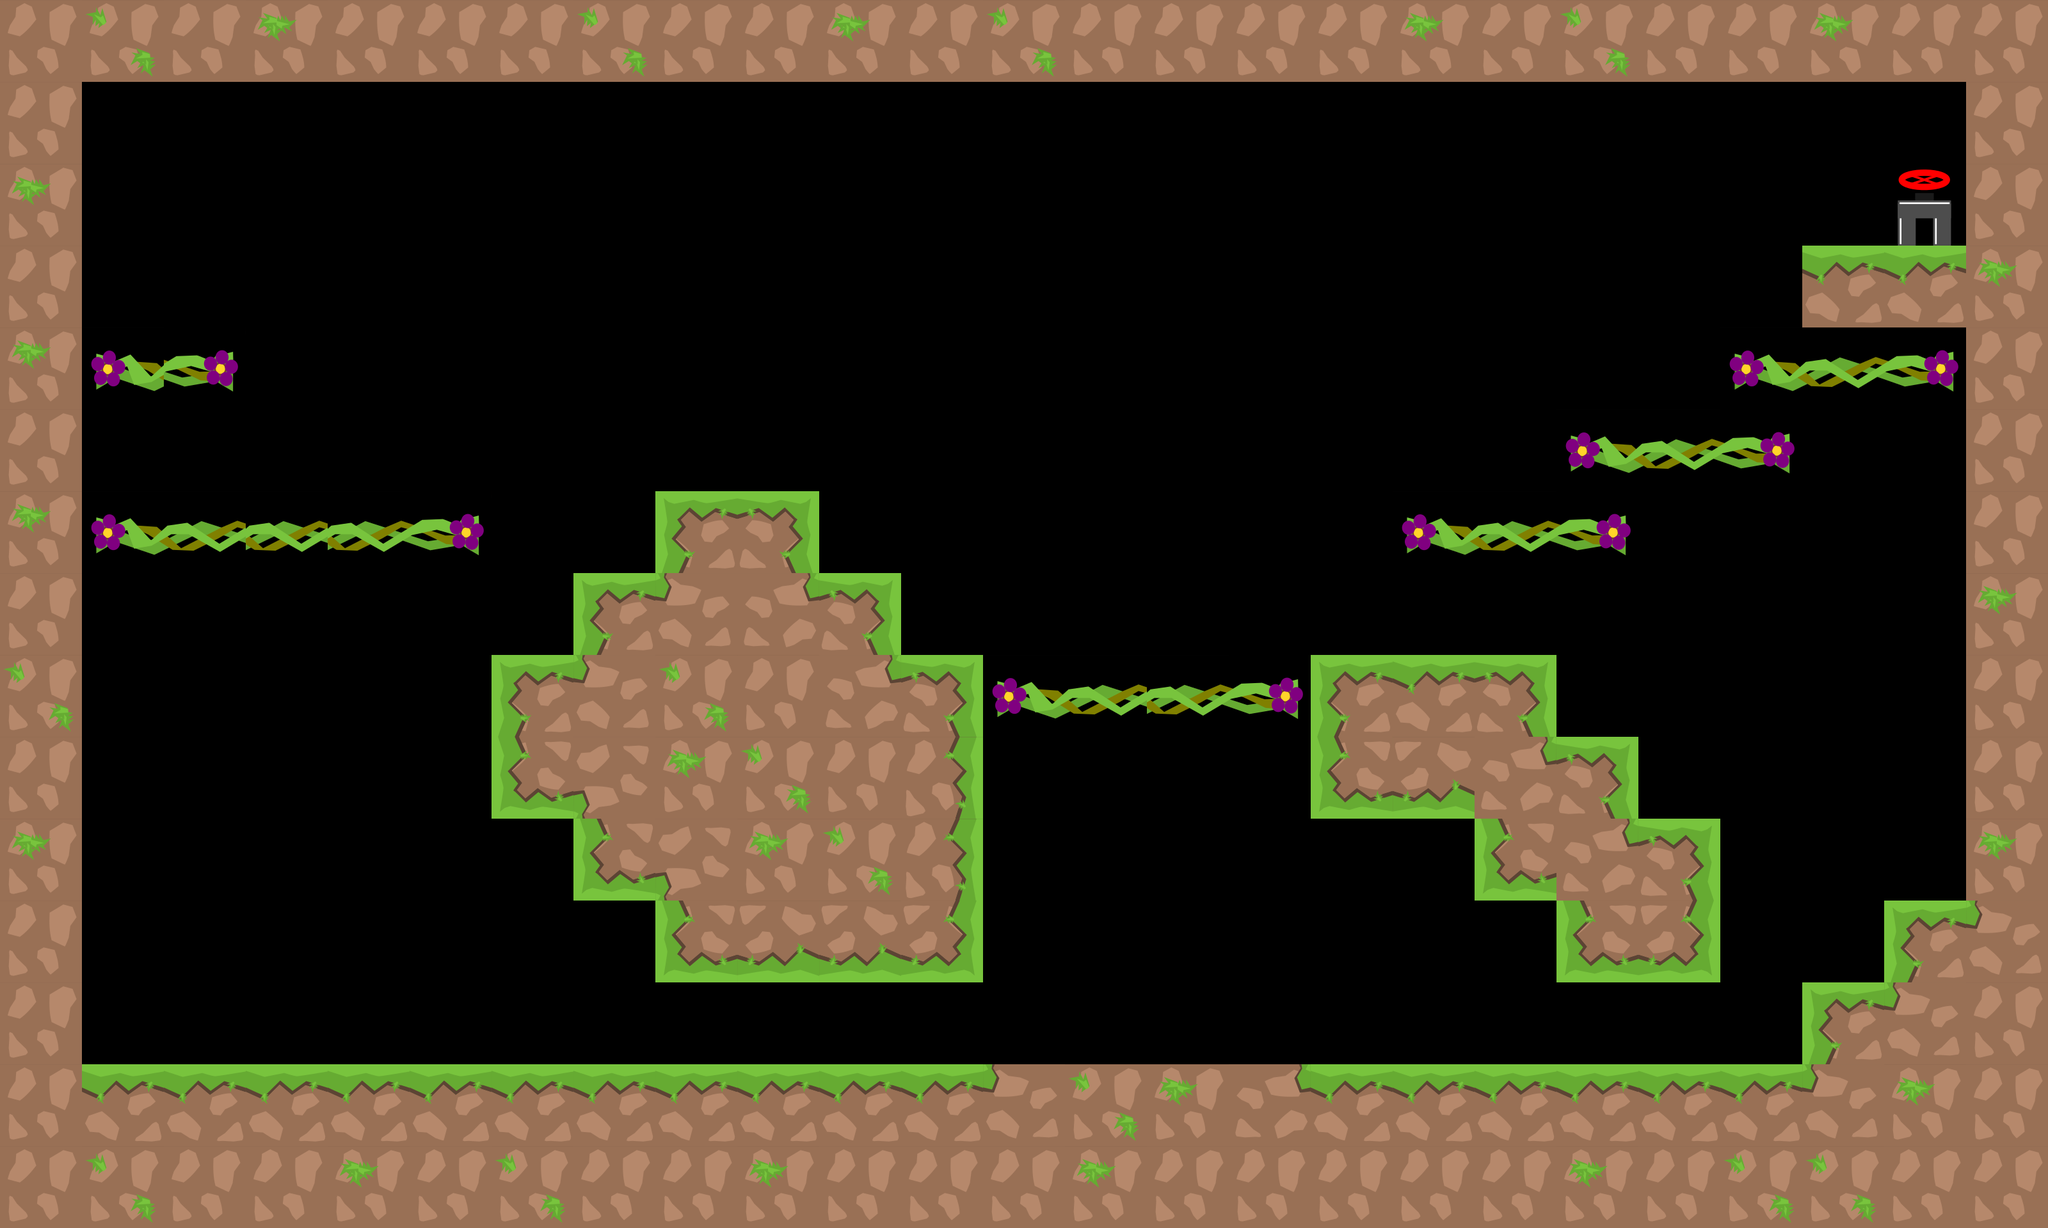

Rendered tile map (Tiled .tmx) drawn with the repository's tilesets; below, a short description and the map source with its tile grids summarised:
An orthogonal 25x15 tile map with 128x128 px tiles, 2 tile layers (graphics, oil), 3 tilesets and 35 objects.

<map version="1.0" tiledversion="1.1.1" orientation="orthogonal" renderorder="right-down" width="25" height="15" tilewidth="128" tileheight="128" infinite="0" nextobjectid="217">
 <tileset firstgid="1" source="tiles_128x128.tsx" />
 <tileset firstgid="37" source="tiles_oil_128x128.tsx" />
 <tileset firstgid="77" source="tiles_128x128_green.tsx" />
 <layer name="graphics" width="25" height="15">
  <data>[375 cells, 164 non-empty, 19 distinct tile ids]</data>
 </layer>
 <layer name="oil" width="25" height="15">
  <data>[375 cells, 0 non-empty, 0 distinct tile ids]</data>
 </layer>
 <objectgroup name="blocks">
  <object id="2" x="3072" y="4" width="112" height="1696" />
  <object id="3" x="64" y="52" width="64" height="1684" />
  <object id="4" x="8" y="4" width="3172" height="120" />
  <object id="127" x="8" y="1664" width="3196" height="248.002" />
  <object id="183" x="2944" y="1408" width="128" height="256" />
  <object id="189" x="2816" y="384" width="256" height="128" />
  <object id="201" x="1024" y="1024" width="512" height="512" />
  <object id="202" x="896" y="896" width="512" height="128" />
  <object id="203" x="1024" y="768" width="256" height="128" />
  <object id="204" x="2048" y="1024" width="384" height="256" />
  <object id="205" x="2432" y="1152" width="128" height="384" />
  <object id="206" x="2560" y="1280" width="128" height="256" />
  <object id="210" x="2816" y="1536" width="128" height="128" />
  <object id="214" x="768" y="1024" width="256" height="256" />
  <object id="215" x="896" y="1280" width="128" height="128" />
  <object id="216" x="2304" y="1280" width="128" height="128" />
 </objectgroup>
 <objectgroup name="switch" />
 <objectgroup name="levelEndBlock" />
 <objectgroup name="slope" />
 <objectgroup name="passBlock">
  <object id="105" x="165.622" y="817.254" width="571.697" height="46" />
  <object id="165" x="144.289" y="561.254" width="215.697" height="46" />
  <object id="197" x="1558.17" y="1070.16" width="461.03" height="46" />
  <object id="198" x="2205.17" y="816.163" width="317.03" height="46" />
  <object id="199" x="2466.17" y="685.163" width="317.03" height="46" />
  <object id="200" x="2716.83" y="558.496" width="317.03" height="46" />
 </objectgroup>
 <objectgroup name="flowers">
  <object id="74" x="1117.58" y="636.49" width="69.697" height="69.697">
   <ellipse />
  </object>
  <object id="76" x="215.515" y="432.247" width="69.697" height="69.697">
   <ellipse />
  </object>
  <object id="80" x="2691.77" y="395.156" width="69.697" height="69.697">
   <ellipse />
  </object>
  <object id="83" x="652.489" y="674.671" width="69.697" height="69.697">
   <ellipse />
  </object>
  <object id="112" x="2529.71" y="568.853" width="69.697" height="69.697">
   <ellipse />
  </object>
  <object id="114" x="2561.71" y="1002.79" width="69.697" height="69.697">
   <ellipse />
  </object>
  <object id="141" x="1890.12" y="873.582" width="69.697" height="69.697">
   <ellipse />
  </object>
  <object id="143" x="464.488" y="1375.09" width="69.697" height="69.697">
   <ellipse />
  </object>
  <object id="144" x="2273.21" y="609.946" width="69.697" height="69.697">
   <ellipse />
  </object>
  <object id="195" x="1536.86" y="873.588" width="69.697" height="69.697">
   <ellipse />
  </object>
  <object id="196" x="2930.8" y="1282.68" width="69.697" height="69.697">
   <ellipse />
  </object>
  <object id="212" x="1764.12" y="1287.58" width="69.697" height="69.697">
   <ellipse />
  </object>
 </objectgroup>
 <objectgroup name="end">
  <object id="44" x="2958.67" y="275.82" width="93" height="95">
   <ellipse />
  </object>
 </objectgroup>
 <objectgroup name="pushBlocks" />
 <objectgroup name="damage" />
 <objectgroup name="warp_a" />
 <objectgroup name="warp_b" />
</map>
